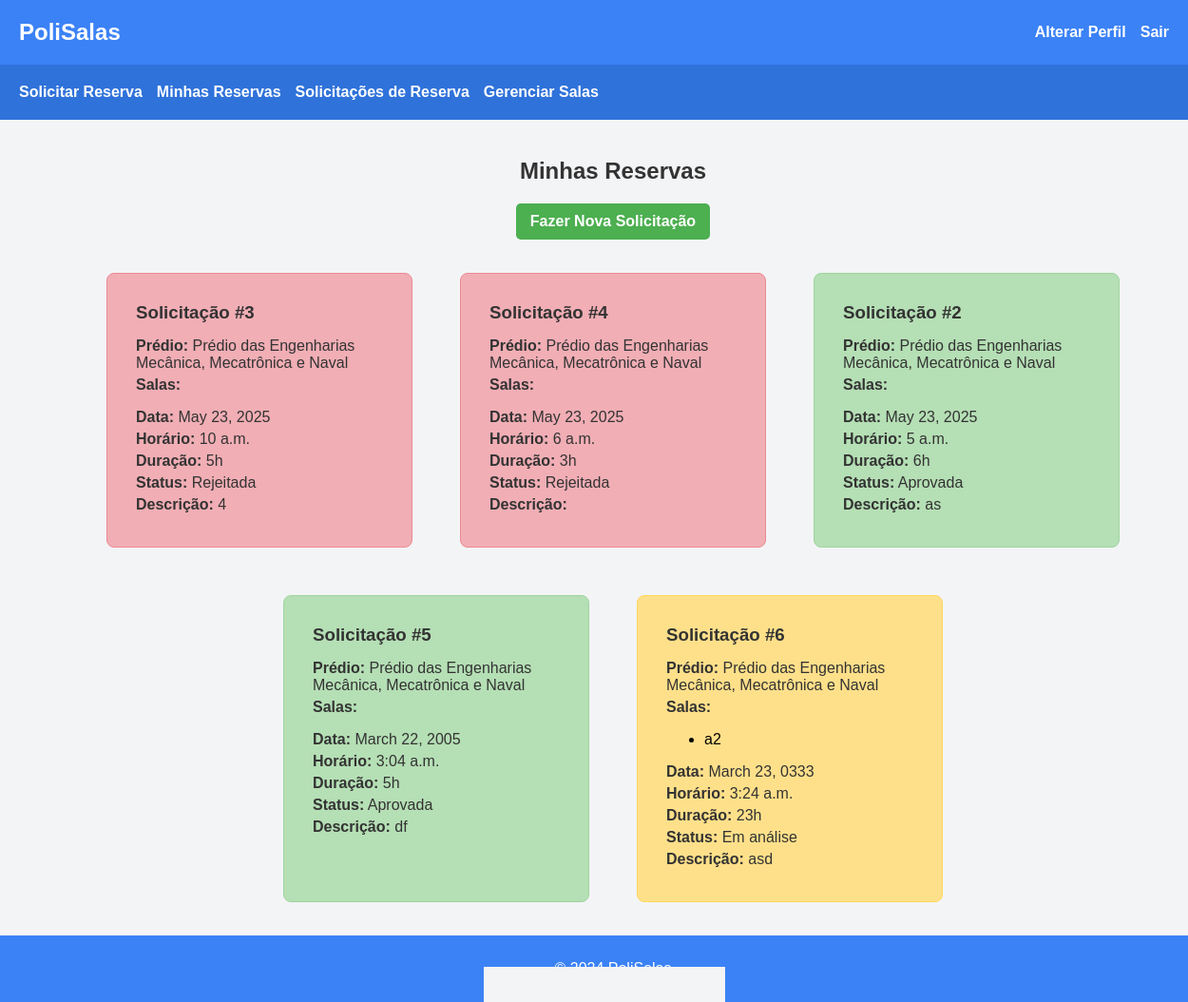
The app's page /minhas_reservas/ (signed in) with its own data.
### reservas/models.py (models this page shows, shortened)
class Solicitacao(models.Model):
    STATUS_CHOICES = [
        ('Em análise', 'Em análise'),
        ('Aprovada', 'Aprovada'),
        ('Rejeitada', 'Rejeitada'),
    ]
    solicitante = models.ForeignKey(settings.AUTH_USER_MODEL, on_delete=models.CASCADE)
    predio = models.ForeignKey(Predio, on_delete=models.CASCADE)
    salas = models.ManyToManyField(Sala)
    data = models.DateField()
    horario = models.TimeField()
    duracao = models.FloatField()  # Duração em horas
    status = models.CharField(max_length=10, choices=STATUS_CHOICES, default='Em análise')
    descricao = models.TextField(blank=True, null=True)
    justificativa = models.TextField(blank=True, null=True)

class Predio(models.Model):
    nome = models.CharField(max_length=100)
    endereco = models.CharField(max_length=200)

class Sala(models.Model):
    nome = models.CharField(max_length=50)
    predio = models.ForeignKey(Predio, on_delete=models.CASCADE, related_name='salas')
    capacidade = models.IntegerField()
    numero_projetores = models.IntegerField()
    numero_computadores = models.IntegerField()
    ar_condicionado = models.BooleanField(default=False)
    giz_canetao = models.CharField(max_length=10)  # 'Giz' ou 'Canetão'

### reservas/views.py (the view)
# urls.py: path('minhas_reservas/', views.minhas_reservas, name='minhas_reservas'),
@login_required
def minhas_reservas(request):
    solicitacoes = Solicitacao.objects.filter(solicitante=request.user).order_by('-data', '-horario')
    for solicitacao in solicitacoes:
        duracao_horas = solicitacao.duracao
        horas = int(duracao_horas)
        minutos = int((duracao_horas - horas) * 60)
        if minutos > 0:
            solicitacao.duracao_formatada = f"{horas}h {minutos}min"
        else:
            solicitacao.duracao_formatada = f"{horas}h"
    return render(request, 'reservas/minhas_reservas.html', {'solicitacoes': solicitacoes})

### reservas/templates/reservas/minhas_reservas.html
{% extends 'reservas/base.html' %}
{% block content %}
<h2>Minhas Reservas</h2>
<a href="{% url 'selecionar_predio_para_reserva' %}" class="new-request-button">Fazer Nova Solicitação</a>
<div class="cards-container">
    {% for solicitacao in solicitacoes %}
    <div class="card
        {% if solicitacao.status == 'Aprovada' %}
            approved
        {% elif solicitacao.status == 'Rejeitada' %}
            rejected
        {% else %}
            pending
        {% endif %}">
        <div class="card-content">
            <h3>Solicitação #{{ solicitacao.id }}</h3>
            <p><strong>Prédio:</strong> {{ solicitacao.predio.nome }}</p>
            <p><strong>Salas:</strong>
                <ul>
                    {% for sala in solicitacao.salas.all %}
                        <li>{{ sala.nome }}</li>
                    {% endfor %}
                </ul>
            </p>
            <p><strong>Data:</strong> {{ solicitacao.data }}</p>
            <p><strong>Horário:</strong> {{ solicitacao.horario }}</p>
            <p><strong>Duração:</strong> {{ solicitacao.duracao_formatada }}</p>
            <p><strong>Status:</strong> {{ solicitacao.status }}</p>
            <p><strong>Descrição:</strong> {{ solicitacao.descricao }}</p>
        </div>
    </div>
    {% empty %}
    <p>Você ainda não fez nenhuma solicitação.</p>
    {% endfor %}
</div>
{% endblock %}

### reservas/static/css/style.css (style rules this page uses)
body { font-family: Arial, sans-serif; background-color: #f3f4f6; margin: 0; padding: 0; min-height: 100vh; display: flex; flex-direction: column; }
h2 { color: #333; margin-bottom: 20px; }
.cards-container { display: flex; flex-wrap: wrap; gap: 20px; justify-content: center; width: 100%; }
.card { background-color: #d1d5db; border: 1px solid #a8aeb5; border-radius: 8px; width: 300px; overflow: hidden; text-decoration: none; color: inherit; transition: box-shadow 0.3s, transform 0.2s; padding: 10px; margin: 15px; }
.card.approved { background-color: #b5dfb5; border-color: #9ed69e; }
.card.rejected { background-color: #f1aeb5; border-color: #ec8a93; }
.card.pending { background-color: #ffe08a; border-color: #ffd65c; }
.card-content { padding: 20px; }
.card-content h3 { margin-top: 0; margin-bottom: 15px; color: #333; }
.card-content p { margin: 5px 0; color: #333; }
button, .button-reserva, .new-request-button { background-color: #3b82f6; color: white; padding: 10px 15px; border-radius: 5px; border: none; cursor: pointer; font-weight: bold; transition: background-color 0.3s, transform 0.2s; text-decoration: none; display: inline-block; }
.new-request-button { background-color: #4caf50; margin-bottom: 20px; }

### records on screen
Solicitacao: id "3", predio.nome "Prédio das Engenharias Mecânica, Mecatrônica e Naval", data "May 23, 2025", horario "10 a.m.", duracao_formatada "5h", status "Rejeitada", descricao "4"
Solicitacao: id "4", predio.nome "Prédio das Engenharias Mecânica, Mecatrônica e Naval", data "May 23, 2025", horario "6 a.m.", duracao_formatada "3h", status "Rejeitada"
Solicitacao: id "2", predio.nome "Prédio das Engenharias Mecânica, Mecatrônica e Naval", data "May 23, 2025", horario "5 a.m.", duracao_formatada "6h", status "Aprovada", descricao "as"
Solicitacao: id "5", predio.nome "Prédio das Engenharias Mecânica, Mecatrônica e Naval", data "March 22, 2005", horario "3:04 a.m.", duracao_formatada "5h", status "Aprovada", descricao "df"
Solicitacao: id "6", predio.nome "Prédio das Engenharias Mecânica, Mecatrônica e Naval", data "March 23, 0333", horario "3:24 a.m.", duracao_formatada "23h", status "Em análise", descricao "asd"
Sala: nome "a2"
